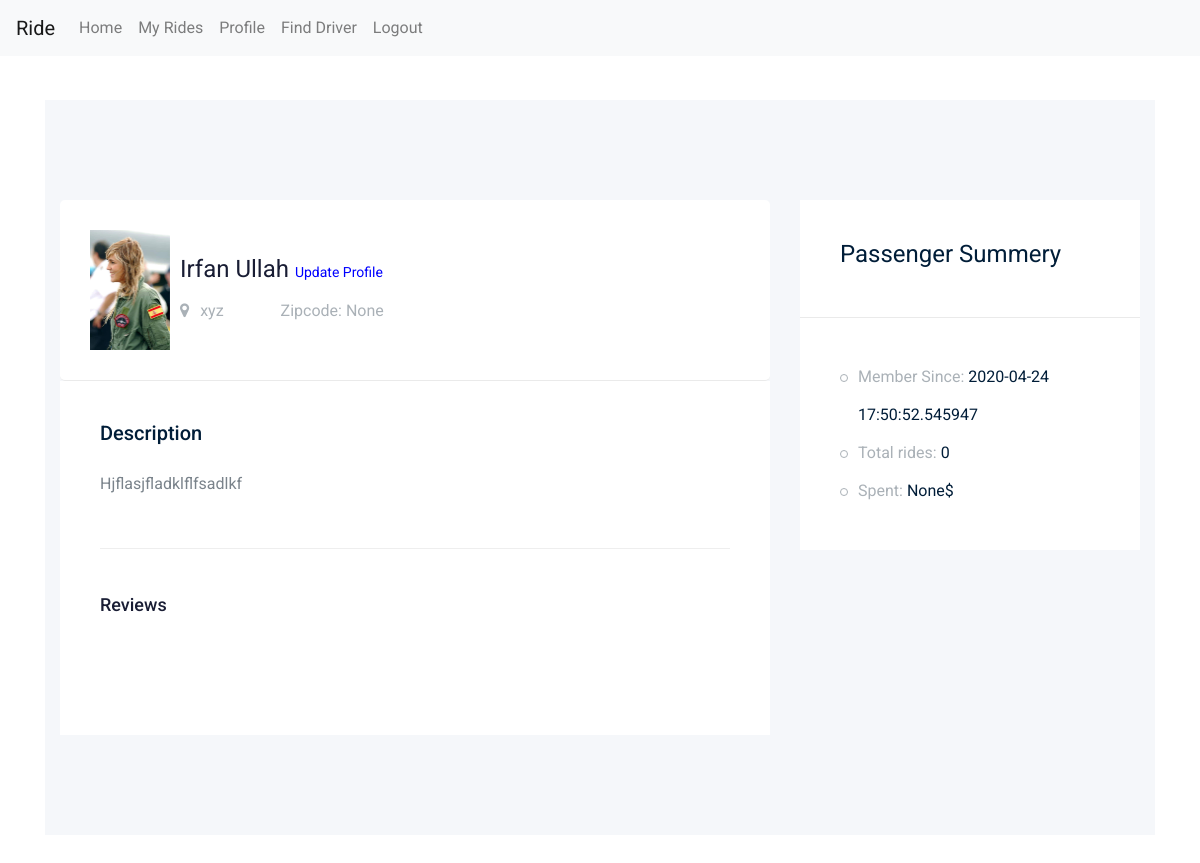
/passenger/profile (signed in), run on an earlier commit of the app's database.
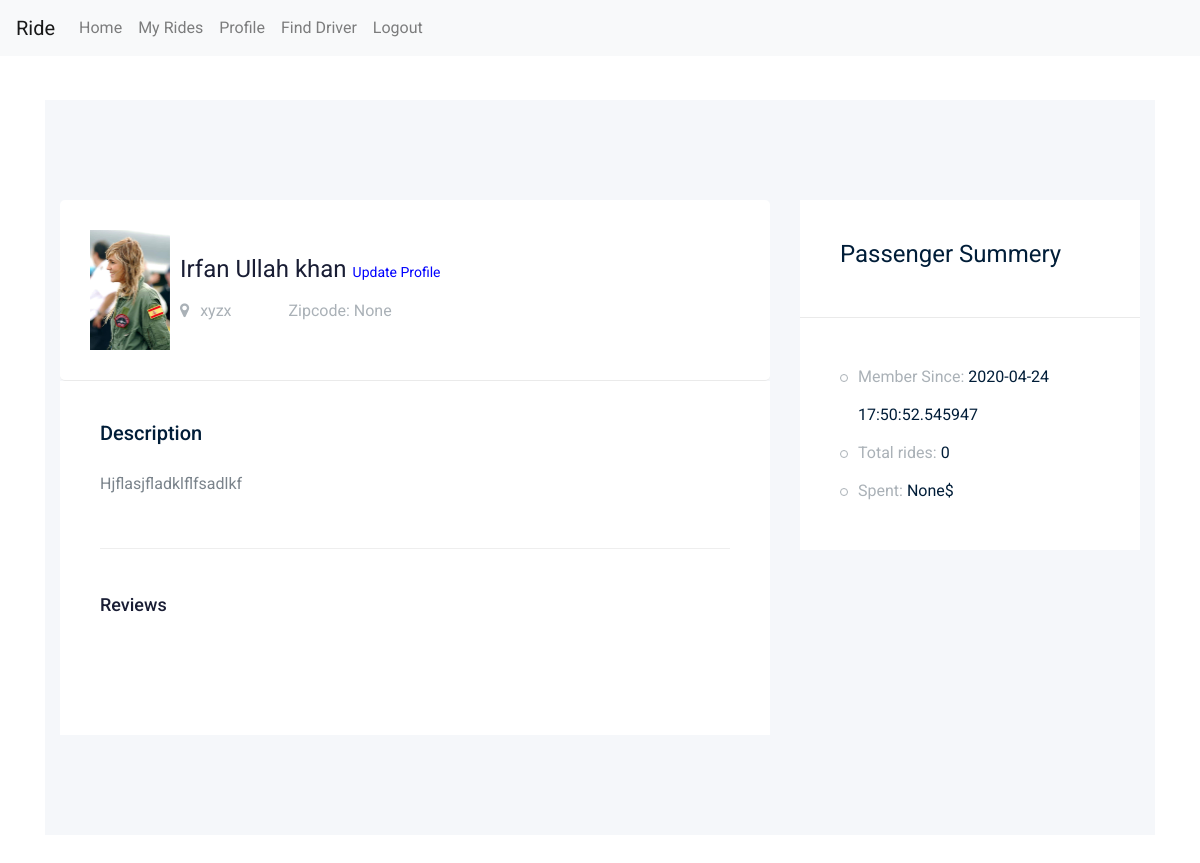
And on a later commit of the database.
### app/models/models.py (models this page shows, shortened)
class User(db.Model,UserMixin):
    __tablename__ = "users"
    id = db.Column(db.Integer, primary_key=True)
    name = db.Column(db.String(100), nullable=False)
    surname = db.Column(db.String(100), nullable=False)
    email = db.Column(db.String(100), unique=True, nullable=False)
    country = db.Column(db.String(100),nullable=True)
    password = db.Column(db.String(150), nullable=False)
    zipcode = db.Column(db.Integer, default=0)
    roles = db.Column(db.String(10), default="Passenger")
    profile_image = db.Column(db.String(255), nullable=True, default="0")
    profile_description = db.Column(db.String(255), nullable=True) #############
    isOnline = db.Column(db.Integer, nullable=False, default=0)
    member_since = db.Column(db.DateTime, nullable=False, default=datetime.utcnow)
    charges_per_kilo = db.Column(db.Integer, default=0) #only for driver ###############
    passengers = db.relationship('Ride', foreign_keys="[Ride.passenger_id]")
    drivers = db.relationship('Ride', foreign_keys="[Ride.driver_id]")

### app/passenger/views.py (the view)
@pb.route('/profile')
@login_required
def profile():
    isPassenger()
    user_loggedin = current_user
    user_id = user_loggedin.id
    sql = text(" select *,"
               "(select count(*) from rides where passenger_id = " + str(user_id) + " and isEnded=1) as total_rides,"
                                                                                    "(select sum(price) from rides where passenger_id = " + str(
        user_id) + ") as total_spent "
                   "from users "
                   "LEFT JOIN rides on users.id = rides.passenger_id "
                   "WHERE users.id = " + str(user_id) + ";")
    user = db.engine.execute(sql)
    u = user.first()
    reviewsFetchSql = text(
        "select *,reviewer.name as reviewer_name from rides LEFT join users as reviewer on reviewer.id = rides.driver_id "
        "where rides.passenger_id = " + str(user_id) + ";")
    reviews = db.engine.execute(reviewsFetchSql)
    return render_template('passenger_profile.html', user=u, reviews=reviews, count=get_notifications_count(),
                           started_ride=hasStartedRide(user_loggedin))

### app/models/models.py (called while the page is built)
@login_manager.user_loader
def load_user(user_id):
    return User.query.get(user_id)

### app/passenger/views.py (called while the page is built)
def isPassenger():
    user = current_user
    if not user.roles == "Passenger":
        flash("You are not Driver. Please login/Register with Driver account.",'danger')
        return redirect("/logout")

def hasStartedRide(user):
    ride = Ride.query.filter_by(passenger_id=user.id, isConfirmed=1, isPaid=1, isEnded=0).first()
    if ride:
        return True
    else:
        return False

def get_notifications_count():
    notifications_count = db.engine.execute("select count(*) from rides where passenger_id =" + str(
        current_user.id) + " and isConfirmed=1 and isStarted = 0 and isPaid = 0 and isEnded =0")
    c = str(notifications_count.first()[0])
    return c

### app/passenger/templates/passenger_profile.html (shortened to what this page needs)
{% extends 'pass_masterlayout.html' %}
{% block body %}
<section class="contact-section section_padding">
    <div class="container">
        <div class="row">
            <div class="col-12">
            </div>
        </div>
        <div class="row">
            <div class="col-lg-12">
    <div class="job_details_area">
        <div class="container">
            <div class="row">
                <div class="col-lg-8">
                    <div class="job_details_header">
                        <div class="single_jobs white-bg d-flex justify-content-between">
                            <div class="jobs_left d-flex align-items-center">
                                <div class="" style="margin-right:10px;">
                                    {% if user.profile_image == "0" %}
                                    <img src="https://mdbootstrap.com/img/Photos/Others/placeholder-avatar.jpg" class="img-responsive" style="width:80px;" alt="">
                                    {% else %}
                                    <img src="{{url_for('static',filename='uploads/'+user.profile_image)}}" class="img-responsive" style="width:80px;" alt="">
                                    {% endif %}
                                </div>
                                <div class="jobs_conetent">
                                    <a href="#"><h4>{{user.name}} <span ><a href="{{url_for('passenger_bp.update_profile')}}" style="color:blue;font-size:14px;">Update Profile</a> </span></h4></a>
                                    <div class="links_locat d-flex align-items-center">
                                        <div class="location">
                                            <p> <i class="fa fa-map-marker"></i> {{user.country}}</p>
                                        </div>
                                        <div class="location">
                                            <p> Zipcode: {{user.zipcode}}</p>
                                        </div>
                                    </div>
                                </div>
                            </div>
                        </div>
                    </div>
                    <div class="descript_wrap white-bg">
                        <div class="single_wrap">
                            <h4>Description</h4>
                            <p>{{user.profile_description}}</p>
                        </div>
                                       <div class="comments-area">
                  <h4>Reviews</h4>
               </div>
                    </div>
                </div>
                <div class="col-lg-4">
                    <div class="job_sumary">
                        <div class="summery_header">
                            <h3>Passenger Summery</h3>
                        </div>
                        <div class="job_content">
                            <ul>
                                <li>Member Since: <span>{{user.member_since}}</span></li>
                                <li>Total rides: <span>{{user.total_rides}}</span></li>
                                <li>Spent: <span>{{user.total_spent}}$</span></li>
                            </ul>
                        </div>
                    </div>
                </div>
            </div>
        </div>
    </div>
            </div>
            </div>
        </div>
</section>
{% endblock %}

What changed in the data, as far as the page shows it:
changed User "Hjflasjfladklflfsadlkf": name "Irfan Ullah" → "Irfan Ullah khan"; country "xyz" → "xyzx"
